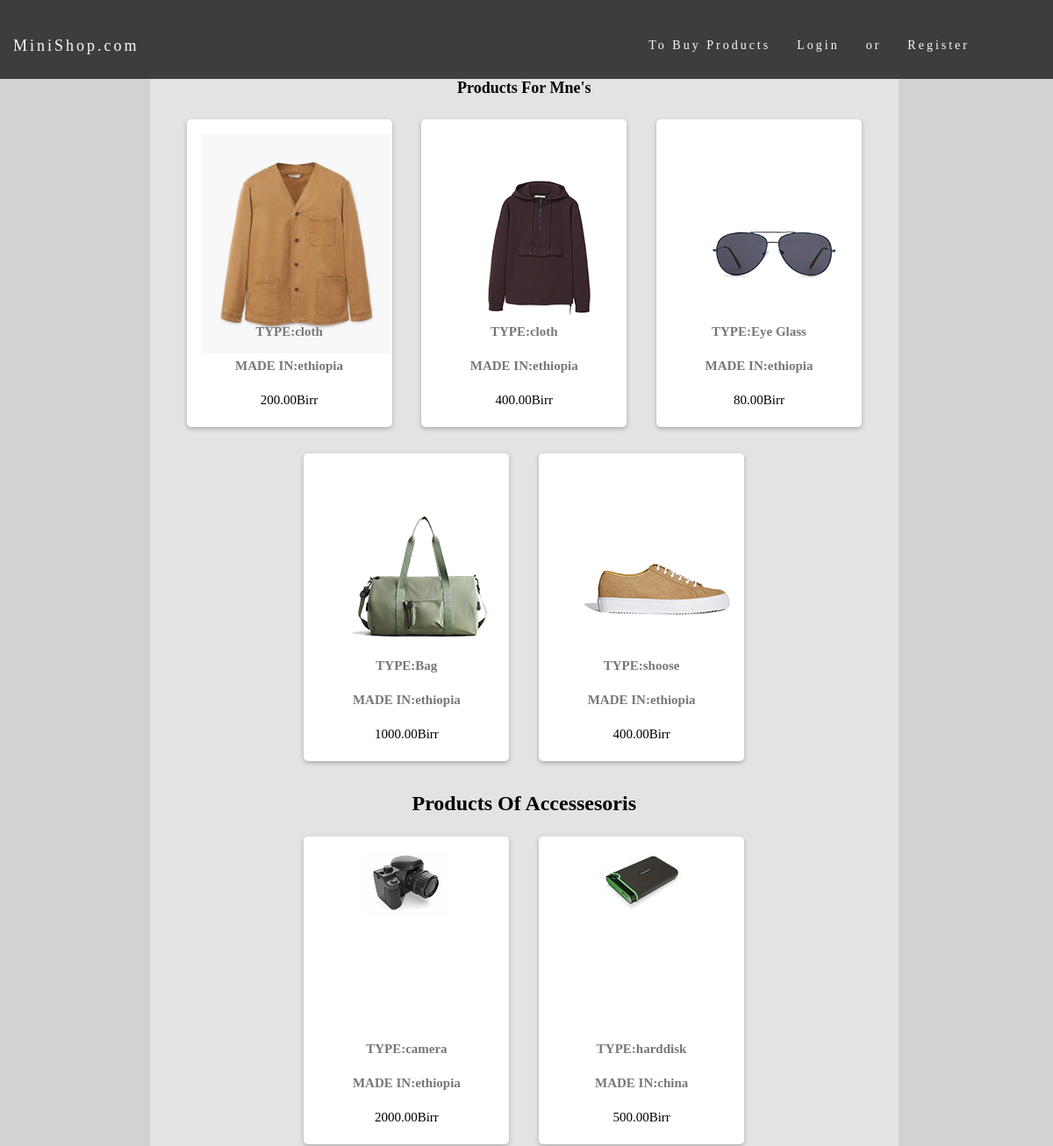
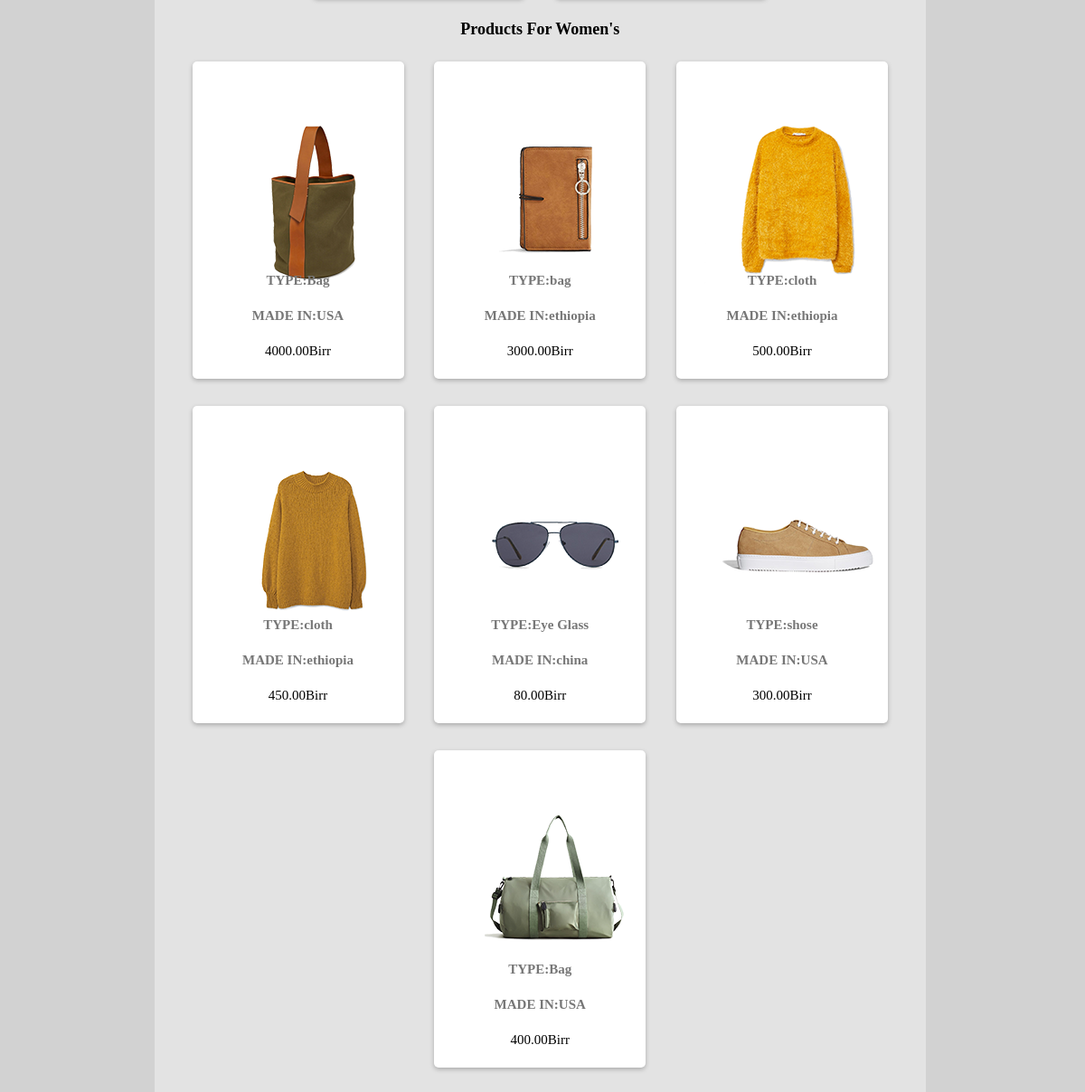
The page / on the database its author committed (2 pictures, top to bottom).
### tables this page shows
CREATE TABLE `productmen` (
  `id` int(11) NOT NULL,
  `name` varchar(255) NOT NULL,
  `code` varchar(255) NOT NULL,
  `image` varchar(255) NOT NULL,
  `price` double(10,2) NOT NULL,
  `madein` varchar(255) NOT NULL
);

CREATE TABLE `accessesoris` (
  `id` int(11) NOT NULL,
  `name` varchar(255) NOT NULL,
  `code` varchar(255) NOT NULL,
  `image` varchar(255) NOT NULL,
  `price` double(10,2) NOT NULL,
  `madein` varchar(255) NOT NULL
);

CREATE TABLE `productgirl` (
  `id` int(11) NOT NULL,
  `name` varchar(255) NOT NULL,
  `code` varchar(255) NOT NULL,
  `image` varchar(255) NOT NULL,
  `price` double(10,2) NOT NULL,
  `madein` varchar(255) NOT NULL
);

### men/db/dbcontroller.php (called while the page is built, shortened)
<?php
class DBController {
	private $host = "localhost";
	private $user = "root";
	private $password = "";
	private $database = "mkshope";
	private $connection = "";
	function __construct() {
		$conn = $this->connectDB();
		$this->connection = $conn;
	}
	function connectDB() {
		$conn = mysqli_connect($this->host,$this->user,$this->password,$this->database);
		return $conn;
	}
	function runQuery($query) {
		$result = mysqli_query($this->connection,$query);
		while($row=mysqli_fetch_assoc($result)) {
			$resultset[] = $row;
		}
		if(!empty($resultset))
			return $resultset;
	}
}
?>

### index.php (the view, shortened to what this page needs)
<?php
require_once("men/db/dbcontroller.php");
$db_handle = new DBController();
?>
<!DOCTYPE html>
<html>
<head>
  <link rel="stylesheet" href="style.css">
  <link rel="stylesheet" href="bootstrap/css/bootstrap.min.css">
  <link rel="stylesheet" type="text/css" href="style2.css">
 </head>
 <body>
 <nav class="navbar navbar-default navbar-fixed-top">
  <div class="container-fluid">
    <div class="navbar-header">
      <a class="navbar-brand" id="font" href="../index2.php" >MiniShop.com</a>
    </div>
    <div class="collapse navbar-collapse" id="myNavbar">
      <ul class="nav navbar-nav navbar-right" style="margin-right:80px;">
        <li class="font"><a>To Buy Products</a></li>
        <li class="font"><a href="login.php">Login</a></li>
        <li class="font"><a href="">or</a></li>
        <li class="font"><a href="signup.php">Register</a></li>
      </ul>
    </div>
  </div>
</nav>
<br><br><br>
 <div class="container-fluid" style="width:90%;">
  <div class="row">
    <div class="col-sm-11" style="max-width:98%;background-color:#e3e3e3;margin-left: 20%;">
      <div id="product-grid">
        <h4 style="color: #000;font-family: cominc suns ms,sarif;font-weight: bolder;">Products For Mne's</h4>
  <?php
  $product_array = $db_handle->runQuery("SELECT * FROM productmen ORDER BY id ASC");
  if (!empty($product_array)) {
    foreach($product_array as $key=>$value){
  ?>
    <div class="product-item" style="background:#fff;">
      <form method="post" action="mens.php?action=add&code=<?php echo $product_array[$key]["code"]; ?>">
      <div class="product-image"><img style="max-height: 250px;max-width: 250px;" src="men/mensproduct/<?php echo $product_array[$key]["image"]; ?>"></div>
      <div><strong>TYPE:<?php echo $product_array[$key]["name"]; ?></strong></div>
      <div><strong>MADE IN:<?php echo $product_array[$key]["madein"]; ?></strong></div>
      <div class="product-price"><?php echo $product_array[$key]["price"]. "Birr"; ?></div>
      </form>
    </div>
  <?php
      }
  }
  ?>
  <div id="product-grid">
        <h3 style="color: #000;font-family: cominc suns ms,sarif;font-weight: bolder;">Products Of Accessesoris</h3>
  <?php
  $product_array = $db_handle->runQuery("SELECT * FROM accessesoris ORDER BY id ASC");
  if (!empty($product_array)) {
    foreach($product_array as $key=>$value){
  ?>
    <div class="product-item" style="background:#fff;">
      <form method="post" action="mens.php?action=add&code=<?php echo $product_array[$key]["code"]; ?>">
      <div class="product-image"><img style="max-height: 250px;max-width: 250px;" src="accessesoris/product/<?php echo $product_array[$key]["image"]; ?>"></div>
      <div><strong>TYPE:<?php echo $product_array[$key]["name"]; ?></strong></div>
      <div><strong>MADE IN:<?php echo $product_array[$key]["madein"]; ?></strong></div>
      <div class="product-price"><?php echo $product_array[$key]["price"]. "Birr"; ?></div>
      </form>
    </div>
  <?php
      }
  }
  ?>
  <div id="product-grid">
        <h4 style="color: #000;font-family: cominc suns ms,sarif;font-weight: bolder;">Products For Women's</h4>
  <?php
  $product_array = $db_handle->runQuery("SELECT * FROM productgirl ORDER BY id ASC");
  if (!empty($product_array)) {
    foreach($product_array as $key=>$value){
  ?>
    <div class="product-item" style="background:#fff;">
      <form method="post" action="mens.php?action=add&code=<?php echo $product_array[$key]["code"]; ?>">
      <div class="product-image"><img style="max-height: 250px;max-width: 250px;" src="women/girlsproduct/<?php echo $product_array[$key]["image"]; ?>"></div>
      <div><strong>TYPE:<?php echo $product_array[$key]["name"]; ?></strong></div>
      <div><strong>MADE IN:<?php echo $product_array[$key]["madein"]; ?></strong></div>
      <div class="product-price"><?php echo $product_array[$key]["price"]. "Birr"; ?></div>
      </form>
    </div>
  <?php
      }
  }
  ?>
    </div>
  </div>
</div>
</div>
 </body>
 </html>

### style.css (style rules this page uses)
body,a,h1,h2,h3,h4,h5,p,button,input { font-family: comic sans MS, serif; }
body { background: #d1d1d1;padding:0;max-width: 1000px; margin:0; }

### style2.css (style rules this page uses)
.navbar { font-family:comic sans Ms,serif; height: 90px; margin-bottom: 0; border: 0; font-size: 14px !important; letter-spacing: 3px; opacity: 0.9; }
#font { color: #ffffff !important; }
.font a { color: #ffffff !important; }
.navbar li a, .navbar .navbar-brand { margin-top: 27px; }
#product-grid { margin-bottom:30px; max-width:100%;text-align:center; }
.product-item { box-shadow: 0px 2px 5px rgba(0, 0, 0, 0.25); border-radius: 5px; margin: 15px; padding: 5px; display: inline-block; position:relative; }
.product-item div { text-align:center; margin:12px; }
.product-price { color:#000; }
.product-image { height:200px;width:200px;background-color:#FFF; }

### index.php (style rules this page uses)
body { font-family:comic sans Ms,serif; font: 400 15px/1.8 comic sans Ms,serif; color: #777; font-weight:600px; background-color:#d2d2d2; }
.navbar { font-family:comic sans Ms,serif; height: 90px; margin-bottom: 0; background-color: #2d2d30; border: 0; font-size: 14px !important; letter-spacing: 3px; opacity: 0.9; }
#font { color: #ffffff !important; }
.font a { color: #ffffff !important; }
.navbar li a, .navbar .navbar-brand { margin-top: 27px; }

### rows shown on the page
productmen: image (picture), name "cloth", madein "ethiopia", price "200.00"
productmen: image (picture), name "cloth", madein "ethiopia", price "400.00"
productmen: image (picture), name "Eye Glass", madein "ethiopia", price "80.00"
productmen: image (picture), name "Bag", madein "ethiopia", price "1000.00"
productmen: image (picture), name "shoose", madein "ethiopia", price "400.00"
accessesoris: image (picture), name "camera", madein "ethiopia", price "2000.00"
accessesoris: image (picture), name "harddisk", madein "china", price "500.00"
productgirl: image (picture), name "Bag", madein "USA", price "4000.00"
productgirl: image (picture), name "bag", madein "ethiopia", price "3000.00"
productgirl: image (picture), name "cloth", madein "ethiopia", price "500.00"
productgirl: image (picture), name "cloth", madein "ethiopia", price "450.00"
productgirl: image (picture), name "Eye Glass", madein "china", price "80.00"
productgirl: image (picture), name "shose", madein "USA", price "300.00"
productgirl: image (picture), name "Bag", madein "USA", price "400.00"
